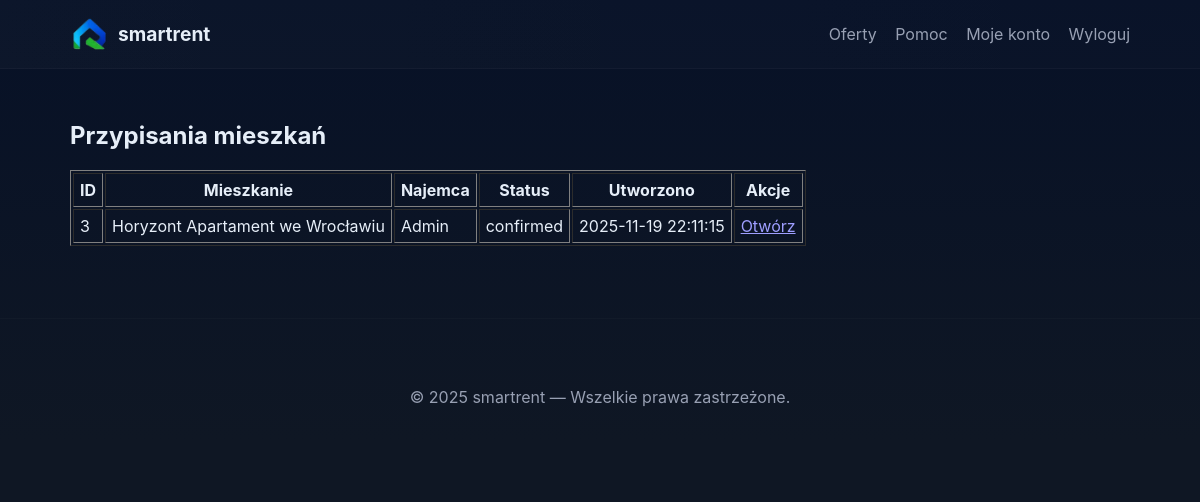
/admin_assignment_list.php (signed in), run on the app's committed database.
### tables this page shows
CREATE TABLE `assignments` (
  `id` int(11) NOT NULL,
  `property_id` int(11) NOT NULL,
  `tenant_id` int(11) NOT NULL,
  `assigned_by` int(11) NOT NULL,
  `status` enum('pending','confirmed','ended') NOT NULL DEFAULT 'confirmed',
  `start_date` date DEFAULT NULL,
  `end_date` date DEFAULT NULL,
  `notes` text DEFAULT NULL,
  `created_at` datetime DEFAULT current_timestamp()
);

CREATE TABLE `properties` (
  `id` int(11) NOT NULL,
  `title` varchar(255) NOT NULL,
  `description` text DEFAULT NULL,
  `price` decimal(10,2) NOT NULL DEFAULT 0.00,
  `city` varchar(120) NOT NULL,
  `image` varchar(255) DEFAULT NULL,
  `owner_id` int(11) DEFAULT NULL,
  `is_rented` tinyint(1) DEFAULT 0,
  `created_at` datetime DEFAULT current_timestamp()
);

CREATE TABLE `users` (
  `id` int(11) NOT NULL,
  `name` varchar(150) NOT NULL,
  `email` varchar(200) NOT NULL,
  `password` varchar(255) NOT NULL,
  `role` enum('user','admin') NOT NULL DEFAULT 'user',
  `created_at` datetime DEFAULT current_timestamp()
);

### admin_assignment_list.php (the view, shortened to what this page needs)
<?php
require_once 'includes/db.php';
$me = $_SESSION['user_id'];
try {
    if (function_exists('is_admin') && is_admin()) {
        $stmt = $pdo->query("SELECT a.*, p.title AS property_title, u.name AS tenant_name FROM assignments a LEFT JOIN properties p ON a.property_id = p.id LEFT JOIN users u ON a.tenant_id = u.id ORDER BY a.created_at DESC");
        $assignments = $stmt->fetchAll(PDO::FETCH_ASSOC);
    } else {
        $stmt = $pdo->prepare("SELECT a.*, p.title AS property_title, u.name AS tenant_name
            FROM assignments a
            JOIN properties p ON a.property_id = p.id
            LEFT JOIN users u ON a.tenant_id = u.id
            WHERE p.owner_id = :me
            ORDER BY a.created_at DESC");
        $stmt->execute(['me' => $me]);
        $assignments = $stmt->fetchAll(PDO::FETCH_ASSOC);
    }
} catch (PDOException $e) {
    die("Błąd DB: " . htmlspecialchars($e->getMessage()));
}
?>
<!doctype html>
<html lang="pl">
<head><meta charset="utf-8"><title>Zarządzanie przypisaniami</title><link rel="stylesheet" href="assets/css/style.css"></head>
<body>
<?php include 'includes/navbar.php'; ?>
<main class="container">
  <h2>Przypisania mieszkań</h2>
  <?php if (empty($assignments)): ?>
    <p>Brak przypisań.</p>
  <?php else: ?>
    <table border="1" cellpadding="6">
      <tr><th>ID</th><th>Mieszkanie</th><th>Najemca</th><th>Status</th><th>Utworzono</th><th>Akcje</th></tr>
      <?php foreach ($assignments as $a): ?>
        <tr>
          <td><?=htmlspecialchars($a['id'])?></td>
          <td><?=htmlspecialchars($a['property_title'])?></td>
          <td><?=htmlspecialchars($a['tenant_name'] ?? $a['tenant_id'])?></td>
          <td><?=htmlspecialchars($a['status'])?></td>
          <td><?=htmlspecialchars($a['created_at'])?></td>
          <td><a href="management_assignment.php?id=<?=urlencode($a['id'])?>">Otwórz</a></td>
        </tr>
      <?php endforeach; ?>
    </table>
  <?php endif; ?>
</main>
<?php include 'includes/footer.php'; ?>
</body>
</html>

### assets/css/style.css (style rules this page uses)
:root { --bg:#0f1724; --card:#0b1220; --muted:#98a0b3; --accent:#6ee7b7; --accent-2:#60a5fa; --text:#e6eef8; --glass: rgba(255,255,255,0.03); --radius:12px; --max-width:1100px; --gap:18px; font-family: Inter, ui-sans-serif, system-ui, -apple-system, "Segoe UI", Roboto, "Helvetica Neue", Arial; color-scheme: dark; }
* { box-sizing:border-box }
body { margin:0; background: linear-gradient(180deg, #071127 0%, #0f1724 55%); color:var(--text); -webkit-font-smoothing:antialiased; -moz-osx-font-smoothing:grayscale; min-height:100vh; }
.container { max-width:var(--max-width); margin:0 auto; padding:32px 20px; }

### data on the page
assignments: id "3", property.title "Horyzont Apartament we Wrocławiu", tenant.name "Admin", status "confirmed", created_at "2025-11-19 22:11:15"

### other printed values
APP_NAME "smartrent"
